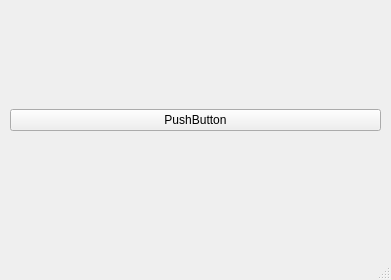
<?xml version="1.0" encoding="UTF-8"?>
<ui version="4.0">
 <class>MainWindow</class>
 <widget class="QMainWindow" name="MainWindow">
  <property name="geometry">
   <rect>
    <x>0</x>
    <y>0</y>
    <width>391</width>
    <height>280</height>
   </rect>
  </property>
  <property name="windowTitle">
   <string>MainWindow</string>
  </property>
  <widget class="QWidget" name="centralwidget">
   <widget class="QWidget" name="gridLayoutWidget">
    <property name="geometry">
     <rect>
      <x>10</x>
      <y>10</y>
      <width>371</width>
      <height>221</height>
     </rect>
    </property>
    <layout class="QGridLayout" name="gridLayout">
     <item row="0" column="0">
      <widget class="QPushButton" name="pushButton">
       <property name="text">
        <string>PushButton</string>
       </property>
      </widget>
     </item>
    </layout>
   </widget>
  </widget>
  <widget class="QMenuBar" name="menubar">
   <property name="geometry">
    <rect>
     <x>0</x>
     <y>0</y>
     <width>391</width>
     <height>20</height>
    </rect>
   </property>
  </widget>
  <widget class="QStatusBar" name="statusbar"/>
 </widget>
 <resources/>
 <connections/>
</ui>
